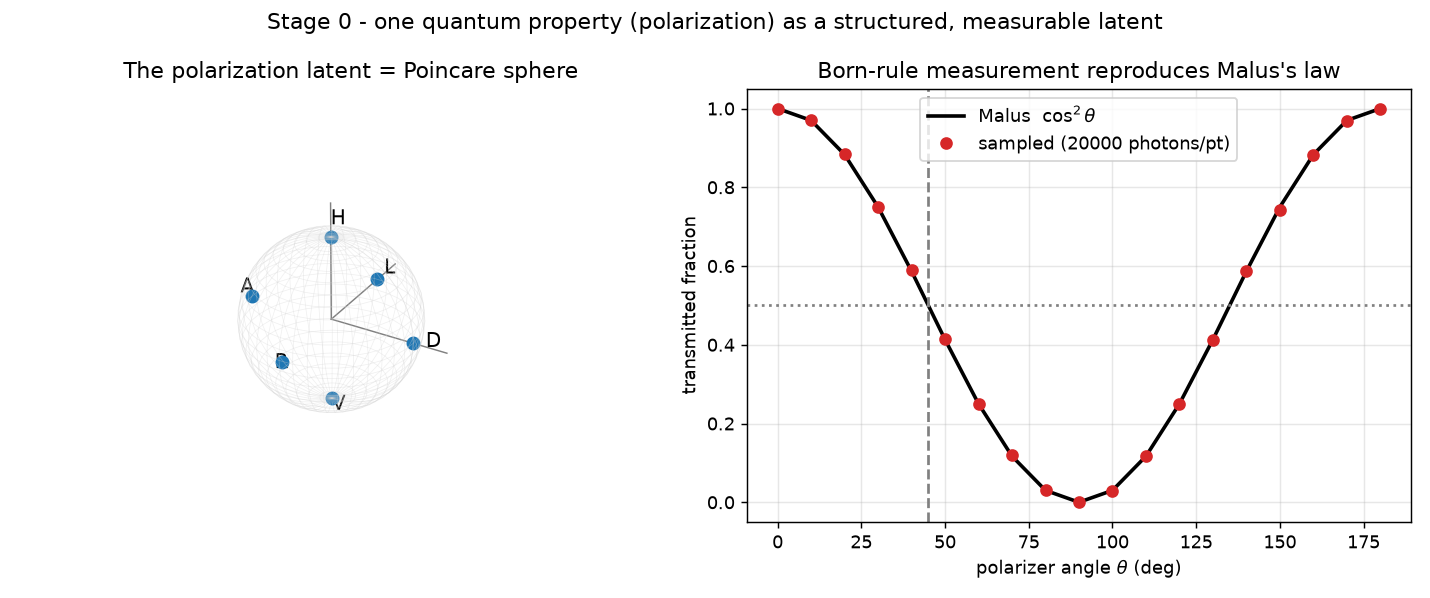

Here is the Python script that generated this plot:
"""
Stage 0 of the quantum-properties simulator: ONE property as a structured latent.

Polarization is a qubit.  Its "latent" is a 2-component complex state vector
|psi> = a|H> + b|V>, which lives geometrically on the Poincare (Bloch) sphere.

We implement, exactly (no neural net -- one property doesn't need one):
  - states  (Jones vectors): H, V, D, A, R, L
  - operations: linear rotation, polarizer (projection), quarter-wave plate
  - the Bloch/Poincare vector = the geometric coordinates of the latent
  - Born-rule measurement by sampling, verified against Malus's law cos^2(theta)

This is the substrate the later stages build on:
  Stage 1 tensor-products TWO of these (path (x) polarization) -> first entanglement
  Stage 3 hands the (then-exponential) joint state to a neural network.
"""
import numpy as np
import matplotlib
matplotlib.use("Agg")
import matplotlib.pyplot as plt

rng = np.random.default_rng(0)
s2 = np.sqrt(2)

# Pauli matrices (the measuring sticks for the Bloch vector)
SX = np.array([[0, 1], [1, 0]], complex)
SY = np.array([[0, -1j], [1j, 0]], complex)
SZ = np.array([[1, 0], [0, -1]], complex)

# --- states (Jones vectors) ---
H = np.array([1, 0], complex)
V = np.array([0, 1], complex)
D = (H + V) / s2          # diagonal  +45
A = (H - V) / s2          # anti-diag -45
R = (H - 1j * V) / s2     # right circular
L = (H + 1j * V) / s2     # left circular
NAMED = {"H": H, "V": V, "D": D, "A": A, "R": R, "L": L}

# --- operations (2x2 matrices acting on the latent) ---
def rot(t):                                   # rotate linear polarization by t
    c, s = np.cos(t), np.sin(t)
    return np.array([[c, -s], [s, c]], complex)

def polarizer(t):                             # project onto axis at angle t
    p = np.array([np.cos(t), np.sin(t)], complex)
    return np.outer(p, p.conj())

def qwp(t):                                   # quarter-wave plate, fast axis at t
    base = np.array([[1, 0], [0, 1j]], complex)
    return rot(t) @ base @ rot(-t)

# --- geometry: the Bloch/Poincare vector = where the latent sits on the sphere ---
def bloch(psi):
    psi = psi / np.linalg.norm(psi)
    return np.array([np.vdot(psi, M @ psi).real for M in (SX, SY, SZ)])

# --- measurement: Born rule by sampling ---
def born_sample(psi, outcome_state, n):
    prob = abs(np.vdot(outcome_state, psi)) ** 2      # |<outcome|psi>|^2
    return int(np.sum(rng.random(n) < prob)), prob


def main():
    print("=== 1) the latent's geometry: named states on the Poincare sphere ===")
    for name, st in NAMED.items():
        bx, by, bz = bloch(st)
        print(f"  |{name}>  Bloch=({bx:+.2f}, {by:+.2f}, {bz:+.2f})")

    print("\n=== 2) an OPERATION moves the point: quarter-wave plate at 45 on |H> ===")
    out = qwp(np.pi / 4) @ H
    bx, by, bz = bloch(out)
    print(f"  |H> (north pole, z=+1)  --QWP@45-->  Bloch=({bx:+.2f}, {by:+.2f}, {bz:+.2f})"
          f"  (now on the equator => circular)")

    print("\n=== 3) Born-rule measurement is basis-dependent (superposition is relative) ===")
    N = 20000
    kH, pH = born_sample(D, H, N)        # prepare |D>, ask 'is it H?'
    kD, pD = born_sample(D, D, N)        # prepare |D>, ask 'is it D?'
    print(f"  prepared |D>, measured in H/V basis: H-fraction {kH/N:.3f}  (exact {pH:.3f})")
    print(f"  prepared |D>, measured in D/A basis: D-fraction {kD/N:.3f}  (exact {pD:.3f})")
    print("  => the SAME state is a coin-flip in one basis and certain in another.")

    print("\n=== 4) verify against Malus's law: |H> through a polarizer at theta ===")
    thetas = np.linspace(0, np.pi, 19)
    sampled, theory = [], []
    for t in thetas:
        k, p = born_sample(H, np.array([np.cos(t), np.sin(t)], complex), N)
        sampled.append(k / N); theory.append(np.cos(t) ** 2)
    sampled, theory = np.array(sampled), np.array(theory)
    print(f"  max |sampled - cos^2(theta)| over the sweep = {np.max(np.abs(sampled-theory)):.4f}")
    k45, _ = born_sample(H, np.array([np.cos(np.pi/4), np.sin(np.pi/4)], complex), N)
    print(f"  at theta=45deg exactly: transmitted {k45/N:.3f} "
          f"(theory 0.500 -- the number from our eraser talk)")

    # ---- figure: the latent (sphere) + the verification (Malus) ----
    fig = plt.figure(figsize=(11, 4.6))
    ax = fig.add_subplot(1, 2, 1, projection="3d")
    u, v = np.linspace(0, 2*np.pi, 40), np.linspace(0, np.pi, 25)
    xs = np.outer(np.cos(u), np.sin(v)); ys = np.outer(np.sin(u), np.sin(v))
    zs = np.outer(np.ones_like(u), np.cos(v))
    ax.plot_wireframe(xs, ys, zs, color="lightgray", alpha=0.35, linewidth=0.4)
    for nm, st in NAMED.items():
        bx, by, bz = bloch(st)
        ax.scatter([bx], [by], [bz], s=45, color="tab:blue")
        ax.text(bx*1.15, by*1.15, bz*1.15, nm, fontsize=11)
    for vec, lab in [((1.4,0,0), "x"), ((0,1.4,0), "y"), ((0,0,1.4), "z")]:
        ax.plot([0, vec[0]], [0, vec[1]], [0, vec[2]], color="gray", lw=0.8)
    ax.set_title("The polarization latent = Poincare sphere")
    ax.set_box_aspect((1, 1, 1)); ax.set_axis_off()

    ax2 = fig.add_subplot(1, 2, 2)
    deg = np.degrees(thetas)
    ax2.plot(deg, theory, "k-", lw=2, label=r"Malus  $\cos^2\theta$")
    ax2.plot(deg, sampled, "o", color="tab:red", ms=6, label=f"sampled ({N} photons/pt)")
    ax2.axvline(45, ls="--", color="gray"); ax2.axhline(0.5, ls=":", color="gray")
    ax2.set_xlabel(r"polarizer angle $\theta$ (deg)"); ax2.set_ylabel("transmitted fraction")
    ax2.set_title("Born-rule measurement reproduces Malus's law")
    ax2.legend(); ax2.grid(alpha=0.3)
    fig.suptitle("Stage 0 - one quantum property (polarization) as a structured, measurable latent")
    fig.tight_layout()
    fig.savefig("stage0_polarization.png", dpi=130)
    print("\nsaved plot -> qsim/stage0_polarization.png")


if __name__ == "__main__":
    main()
